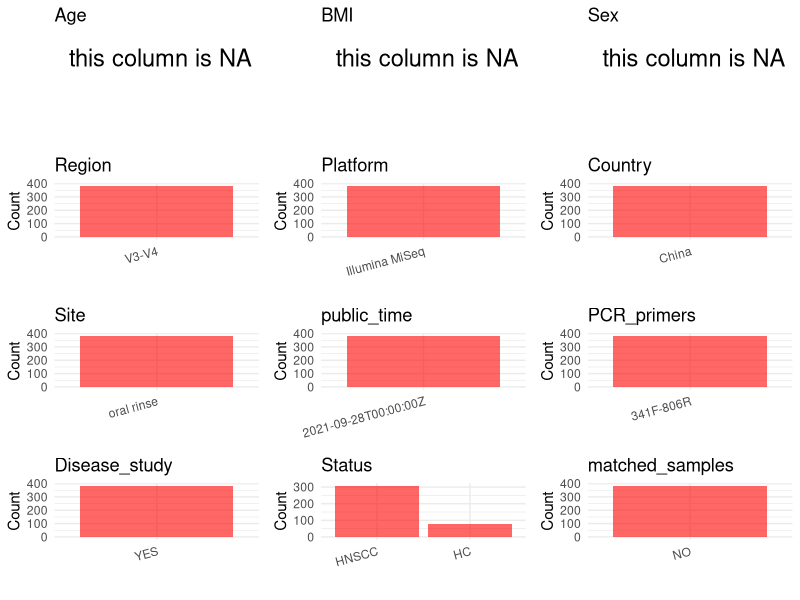

Here is the R script that generated this plot: (Note: this script raises an error after producing the figure.)
## ---- chunk 1
# Load necessary libraries
library(dplyr)
library(ggplot2)
library(cowplot)

# Set working directory (update this path to your local directory)
setwd("D:/studylearning/董彪师兄项目/任务/张辰飞/PRJNA744870")

# Read the initial metadata files
initial_meta<-read.csv("SraRunTable.csv",header = T)

# Combine the two metadata files
#meta <- rbind(initial_meta, initial_meta1)

#Remove entries non-oral samples
#initial_meta <- subset(initial_meta,isolate %in% c("saliva","tongue coat"))

# Check the number of samples containing "HT" in Sample.Name (e.g., healthy controls)
#nrow(subset(meta, grepl("HT", Sample.Name)))

# Display the first few rows of the metadata
head(initial_meta)
## ---- chunk 2
# Create a uniform metadata dataframe
metadata <- data.frame(
  BioProject = initial_meta$BioProject,
  Run = initial_meta$Run,
  sample_name = initial_meta$Library.Name,
  Age = NA,
  BMI = NA,
  Sex= NA,
  Region = "V3-V4",
  Platform = initial_meta$Instrument,
  Country = "China",
  Site = initial_meta$sample_type,
  public_time = initial_meta$ReleaseDate,
  stringsAsFactors = FALSE
)
## ---- chunk 3
# Add information obtained from the publication
metadata$PCR_primers <- "341F-806R"
metadata$title <- "Restoration of the Oral Microbiota After Surgery for Head and Neck Squamous Cell Carcinoma Is Associated With Patient Outcomes"
metadata$Disease_study <- "YES"
# Assign disease status based on sample_name patterns
metadata <- metadata %>% 
  mutate(Status = case_when(
    grepl("Patient",sample_name) ~ "HNSCC",
    grepl("Health",sample_name) ~ "HC"
  ))


#extract subject id by remove prefix of sample_name
#metadata$sample_name <- gsub("T|CR|CS|C|N|S", "", metadata$sample_name)

# Check initial data distribution
cat("Initial sample distribution:\n")
table(metadata$sample_name)
table(metadata$Site)

# Calculate sampling frequency per subject
sample_counts <- table(metadata$sample_name)
cat("\nNumber of samples per subject:\n")
print(sample_counts)

# Create matched_samples column
metadata$matched_samples <- ifelse(metadata$sample_name %in% names(sample_counts[sample_counts >= 2]), "YES", "NO")

cat("\nMatched samples distribution:\n")
table(metadata$matched_samples)

# Identify samples for removal: single samples excluding oral rinse
single_samples <- names(sample_counts[sample_counts == 1])
samples_to_remove <- metadata$sample_name %in% single_samples & !(metadata$Site %in% c("oral rinse"))

cat("\nNumber of samples to be removed:", sum(samples_to_remove), "\n")

# Remove identified samples
metadata_clean <- metadata[!samples_to_remove, ]

cat("\nFinal sample distribution after cleaning:\n")
table(metadata_clean$sample_name)
table(metadata_clean$Site)
table(metadata_clean$matched_samples)

# Use cleaned dataset for subsequent analysis
metadata <- metadata_clean
## ---- chunk 4
# Check the number of unique runs and sample names
print(paste("Number of unique runs:", length(unique(metadata$Run))))
print(paste("Number of unique sample names:", length(unique(metadata$sample_name))))
## ---- chunk 5
# Select columns for visualization
plot_data <- metadata %>%
  select(-BioProject, -Run, -sample_name, -title)

# Function to create simple plots for each column
create_simple_plots <- function(data) {
  plots <- list()
  
  for (col in colnames(data)) {
    # Check if the column is all NA
    if (all(is.na(data[[col]]))) {
      # Create an empty plot with text indicating all NA
      p <- ggplot() +
        annotate("text", x = 0.5, y = 0.5, label = "this column is NA", size = 6) +
        labs(title = col) +
        theme_void()
    } else if (is.numeric(data[[col]])) {
      # Numeric variable: histogram
      p <- ggplot(data, aes(x = .data[[col]])) +
        geom_histogram(fill = "blue", alpha = 0.6, bins = 20, na.rm = TRUE) +
        labs(title = col) +
        theme_minimal()
    } else {
      # Categorical variable: bar plot (remove NA values)
      count_data <- as.data.frame(table(data[[col]], useNA = "ifany"))
      p <- ggplot(count_data, aes(x = reorder(Var1, -Freq), y = Freq)) +
        geom_col(fill = "red", alpha = 0.6) +
        labs(title = col, x = NULL, y = "Count") +
        theme_minimal() +
        theme(axis.text.x = element_text(angle = 15, hjust = 1))
    }
    plots[[col]] <- p
  }
  
  return(plots)
}

# Generate and arrange plots
plots <- create_simple_plots(plot_data)
p<-plot_grid(plots$Age, 
          plots$BMI, 
          plots$Sex, 
          plots$Region, 
          plots$Platform, 
          plots$Country, 
          plots$Site,
          plots$public_time, 
          plots$PCR_primers,
          plots$Disease_study,
          plots$Status,
          plots$matched_samples,# add 
          ncol = 3, align = "hv", axis = "lb")
ggsave("Metadata_Summary.png", plot = p, width = 8, height = 6, dpi = 150, bg = "white")
## ---- chunk 6
knitr::include_graphics("Metadata_Summary.png")
## ---- chunk 7
# Reorder columns to match the desired format
metadata <- metadata[, c(
  "BioProject", "Run", "sample_name", "Age", "BMI", "Sex", 
  "Region", "Platform", "Country", "Site", "public_time", 
  "PCR_primers", "title", "Disease_study", "Status","matched_samples"
)]

# Export the uniform metadata to a CSV file
write.csv(metadata, file = "metadata.csv", quote = FALSE)
head(metadata)
